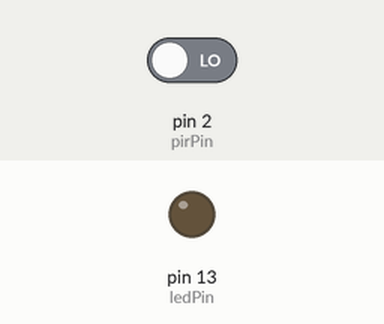
Simulated run of this sketch. Board: Arduino Uno, built with avr-gcc and run on an emulated ATmega328P. Shown: output pins drawn as LEDs (lit = HIGH). The inputs (shaded band) are chosen by the test bench; at power-on: pin 2 (pirPin) LOW.

Above: at 1.2 s.
1.3 s: pin 2 (pirPin) driven HIGH
At 1.6 s:
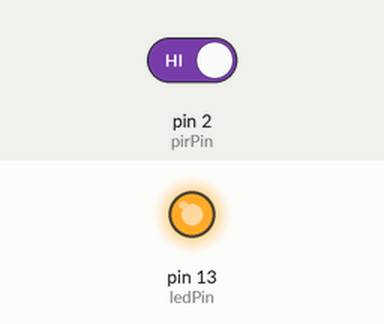
Timing chart, 0 to 4.3 s (numbered marks = the images above; inputs shaded):
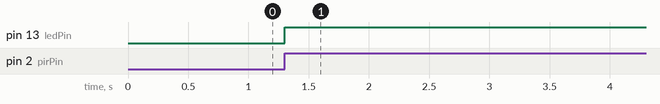

The sketch:

motion_detector1.ino
```cpp
const int pirPin = 2;    // Pin connected to the PIR sensor
const int ledPin = 13;   // Pin connected to the LED

void setup() {
  pinMode(pirPin, INPUT);   // Set the PIR pin as input
  pinMode(ledPin, OUTPUT);  // Set the LED pin as output
}

void loop() {
  int motionState = digitalRead(pirPin);  // Read the PIR sensor

  if (motionState == HIGH) {  // If motion is detected
    digitalWrite(ledPin, HIGH);  // Turn on the LED
    delay(5000);                // Keep the LED on for 5 seconds
    digitalWrite(ledPin, LOW);   // Turn off the LED
  }
}
```

Measured:
- after the input at 1.3 s, pin 13 (ledPin): LOW → HIGH at once
